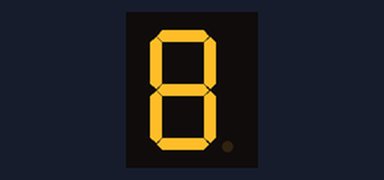
This sketch was run on a simulated Arduino Uno, built with avr-gcc and run on an emulated ATmega328P. On the bench: 1-digit seven-segment display. Wiring (inferred from the names in the program): 1-digit 7-segment display, segments lit when LOW: segments pin 2, pin 3, pin 4, pin 5, pin 6, pin 7, pin 8. The segment pins are drawn as the display they are named for.

Above: at 0.1 s.
At 1.1 s:
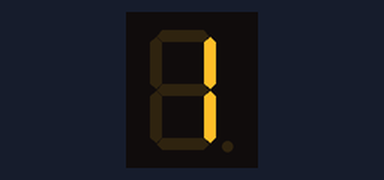
At 2.1 s:
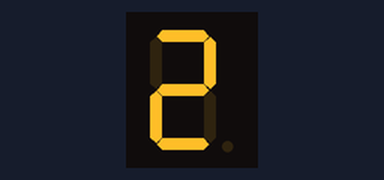
At 5.1 s:
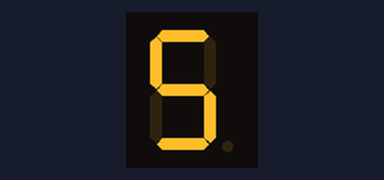
At 7.1 s:
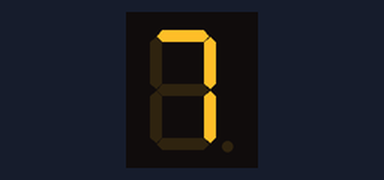
At 10.1 s:
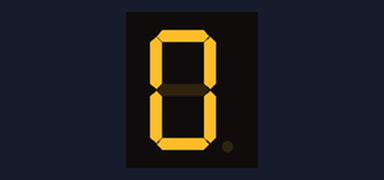

Measured:
- by itself, everything shown: repeats every 10.0 s, in 11 steps
- what the display in image 1 shows lasts 1.0 s, from 1.0 s to 2.0 s

The sketch:

MP11_7Segment.ino
```cpp
int a = 2;
int b = 3;
int c = 4;
int d = 5;
int e = 6;
int f = 7;
int g = 8;

void setup() {
  // put your setup code here, to run once:
  pinMode(a,OUTPUT);
  pinMode(b,OUTPUT);
  pinMode(c,OUTPUT);
  pinMode(d,OUTPUT);
  pinMode(e,OUTPUT);
  pinMode(f,OUTPUT);
  pinMode(g,OUTPUT);
}

void displayDigit(int digit){
  if(digit!=1 && digit!=4){
    digitalWrite(a,LOW);
  }
  if(digit!=5 && digit!=6){
    digitalWrite(b,LOW);
  }
  if(digit!=2){
    digitalWrite(c,LOW);
  }
  if(digit!=1 && digit!=4 && digit!=7){
    digitalWrite(d,LOW);
  }
  if(digit==2 || digit==6 || digit==8 || digit==0){
    digitalWrite(e,LOW);
  }
  if(digit!=1 && digit!=2 && digit!=3 && digit!=7){
    digitalWrite(f,LOW);
  }
  if(digit!=0 && digit!=1 && digit!=7){
    digitalWrite(g,LOW);
  }
}

void turnOff(){
  digitalWrite(a, HIGH);
  digitalWrite(b,HIGH);
  digitalWrite(c,HIGH);
  digitalWrite(d,HIGH);
  digitalWrite(e,HIGH);
  digitalWrite(f,HIGH);
  digitalWrite(g,HIGH);
}

void loop() {
  // put your main code here, to run repeatedly:
  for(int i=0; i<10; i++){
    displayDigit(i);
    delay(1000);
    turnOff();
  }
}
```
